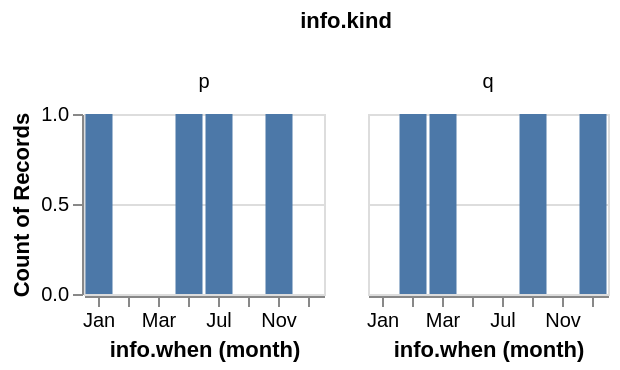

Write a Vega-Lite specification for this figure.
### Vega-Lite specification from a JSON file in a GitHub repository (floating-point values rounded to 4 significant figures)
{"$schema": "https://vega.github.io/schema/vega-lite/v6.json", "padding": 5, "autosize": "pad", "data": {"name": "tt", "values": [{"c": "A", "g": "p", "x": 1, "y": 2, "v": 5, "t": "2024-01-15", "o": {"v": 3}, "IMDB Rating": 6.1, "d": "x1", "info": {"when": "2024-01-15", "kind": "p"}}, {"c": "B", "g": "q", "x": 2, "y": 4, "v": 9, "t": "2024-02-20", "o": {"v": 7}, "IMDB Rating": 7.4, "d": "x2", "info": {"when": "2024-02-20", "kind": "q"}}, {"c": "A", "g": "q", "x": 3, "y": 3, "v": 2, "t": "2024-03-05", "o": {"v": 1}, "IMDB Rating": 5.2, "d": "x1", "info": {"when": "2024-03-05", "kind": "q"}}, {"c": "C", "g": "p", "x": 4, "y": 6, "v": 7, "t": "2024-05-30", "o": {"v": 4}, "IMDB Rating": 8.8, "d": "x3", "info": {"when": "2024-05-30", "kind": "p"}}, {"c": "B", "g": "p", "x": 5, "y": 5, "v": 4, "t": "2024-07-11", "o": {"v": 9}, "IMDB Rating": 6.9, "d": "x2", "info": {"when": "2024-07-11", "kind": "p"}}, {"c": "C", "g": "q", "x": 6, "y": 8, "v": 6, "t": "2024-09-02", "o": {"v": 2}, "IMDB Rating": 7.7, "d": "x3", "info": {"when": "2024-09-02", "kind": "q"}}, {"c": "A", "g": "p", "x": 7, "y": 7, "v": 8, "t": "2024-11-25", "o": {"v": 5}, "IMDB Rating": 4.4, "d": "x1", "info": {"when": "2024-11-25", "kind": "p"}}, {"c": "B", "g": "q", "x": 8, "y": 9, "v": 3, "t": "2024-12-31", "o": {"v": 8}, "IMDB Rating": 9.1, "d": "x2", "info": {"when": "2024-12-31", "kind": "q"}}]}, "width": 120, "height": 90, "mark": "bar", "encoding": {"x": {"field": "info.when", "type": "ordinal", "timeUnit": "month"}, "y": {"aggregate": "count", "type": "quantitative"}, "column": {"field": "info.kind", "type": "nominal"}}}
